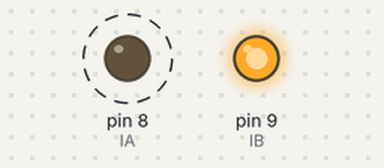
Recording of a sketch running on a simulated Arduino Uno, built with avr-gcc and run on an emulated ATmega328P. Shown: output pins drawn as LEDs (lit = HIGH). Dashed ring = blinking.

Above: at 0.5 s.
At 3.15 s:
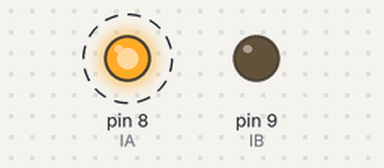
Timing chart, 0 to 4.8 s (numbered marks = the images above):
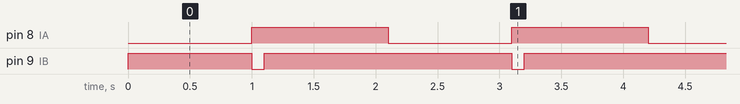

The sketch:

L9110_example.ino
```cpp
#define IA  8
#define IB  9

void setup() {
  pinMode(IA,OUTPUT);
  pinMode(IB,OUTPUT);
}


void Forward(char speed)
{
digitalWrite(IA, LOW);
analogWrite(IB, speed);
}

void Reverse(char speed )
{
digitalWrite(IA, HIGH);
analogWrite(IB, 255-speed);
}

void Stop(void)
{
  digitalWrite(IA, HIGH);
  analogWrite(IB, 0);
}


void loop() {
  // put your main code here, to run repeatedly:
  Forward(150);
  delay(1000);
  Stop();
  delay(100);
  Reverse(150);
  delay(1000);
}
```

Measured:
- by itself, pin 8 (IA): alternates HIGH for 1.1 s and LOW for 1.0 s
- by itself, pin 9 (IB): repeats every 2.1 s: LOW 0.10 s, HIGH 2.0 s
- by itself, everything shown: repeats every 2.1 s, in 3 steps
